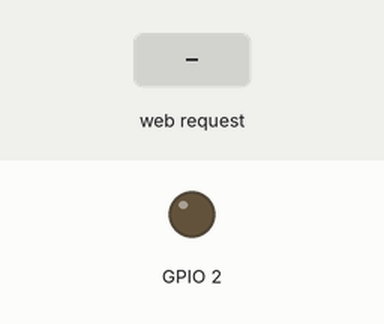
Simulated run of this sketch. Board: ESP8266 (NodeMCU). Shown: output pins drawn as LEDs (lit = HIGH). The inputs (shaded band) are chosen by the test bench. WiFi joins after 1.5 s; servers stay silent unless stated; what the sketch prints to the serial monitor is not drawn.

Above: at 2.7 s.
2.8 s: HTTP request GET /1 received
At 4.0 s:
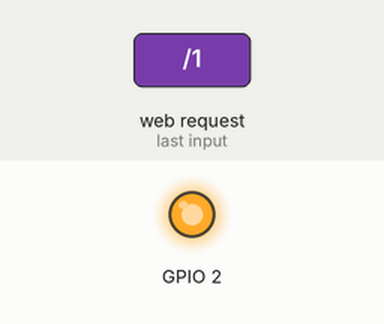
4.3 s: HTTP request GET /0 received
At 5.2 s:
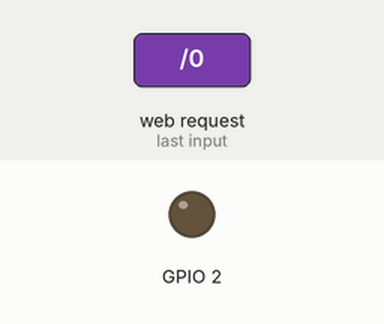
Timing chart, 0 to 7.3 s (numbered marks = the images above; inputs shaded):
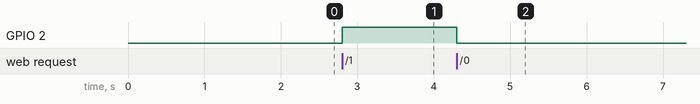

Measured:
- after the input at 2.8 s, GPIO 2: LOW → HIGH at once
- after the input at 4.3 s, GPIO 2: HIGH → LOW at once

The sketch:

smart_switch.ino
```cpp
#include <ESP8266WiFi.h>
#include <ESP8266WebServer.h>

const char* ssid = "Dialog 4G";
const char* password = "*******";

ESP8266WebServer server(80);

void handleRoot() {
  server.send(200, "text/html", "<html><head></head><body> <h1>Web LED Switch</h1><a href=\"/1\"><button style=\"background:#f12f2f; font-size: 500%; border:4px double\">LED on</button></a><a href=\"/0\"><button style=\"background:#57eb06; font-size: 500%; border:4px double\">LED off</button></a></body></html>");
  delay(100);
}

void ledOn() {
    server.send(200, "text/html", "<html><head></head><body> <h1>Web LED Switch</h1><a href=\"/1\"><button style=\"background:#f12f2f; font-size: 500%; border:4px double\">LED on</button></a><a href=\"/0\"><button style=\"background:#57eb06; font-size: 500%; border:4px double\">LED off</button></a></body></html>");
  digitalWrite(2, HIGH);
}

void ledOff() {
    server.send(200, "text/html", "<html><head></head><body> <h1>Web LED Switch</h1><a href=\"/1\"><button style=\"background:#f12f2f; font-size: 500%; border:4px double\">LED on</button></a><a href=\"/0\"><button style=\"background:#57eb06; font-size: 500%; border:4px double\">LED off</button></a></body></html>");
  digitalWrite(2, LOW);
}

void setup() {
  pinMode(2, OUTPUT);
  Serial.begin(115200);
  Serial.print("Connecting to network");
  WiFi.mode(WIFI_STA);
  WiFi.begin(ssid, password);   // Connect to WiFi network

  while (WiFi.status() != WL_CONNECTED) {    // Wait for connection
    delay(500);
    Serial.print(".");
  }

  Serial.print("Connected to ");
  Serial.println(ssid);
  Serial.print("IP address: ");
  Serial.println(WiFi.localIP());

  server.on("/", handleRoot);
  server.on("/0", ledOff);
  server.on("/1", ledOn);

  server.begin();
  Serial.println("HTTP server started");
}

void loop()
{
  server.handleClient();
}
```
